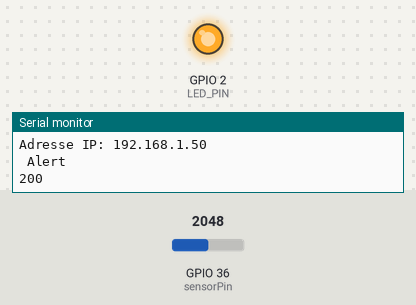
Recording of a sketch running on a simulated ESP32. Shown: output pins drawn as LEDs (lit = HIGH), the last lines printed to the serial monitor. The test bench sets the inputs (shaded band); at power-on: GPIO 36 (sensorPin) = 2048. WiFi joins after 1.5 s; servers stay silent unless stated; uploads are accepted with an empty reply.

Above: at 3.5 s.
3.6 s: GPIO 36 (sensorPin) set to 232
5.4 s: GPIO 36 (sensorPin) set to 207
At 6.8 s:
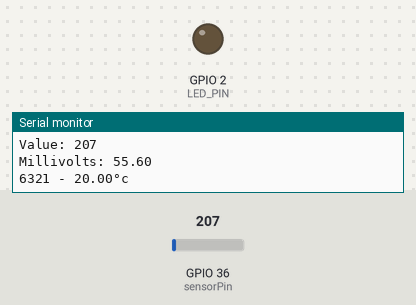
7.8 s: GPIO 36 (sensorPin) set to 491
At 9.5 s:
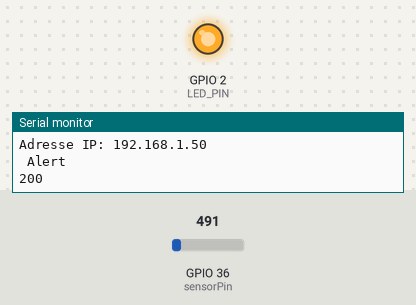
9.8 s: GPIO 36 (sensorPin) set to 160
At 11.8 s:
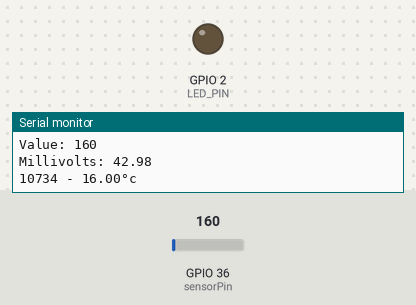
Timing chart, 0 to 13.2 s (numbered marks = the images above; inputs shaded):
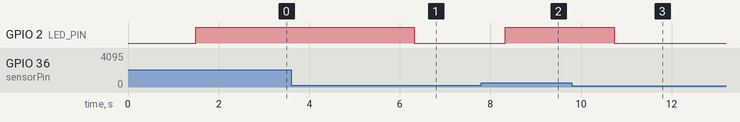

Measured:
- the behaviour switches between 220 and 219 on GPIO 36 (sensorPin) (found by bisection; images 0 and 1)
- after the input at 5.4 s, GPIO 2 (LED_PIN): HIGH → LOW after 0.92 s
- after the input at 7.8 s, GPIO 2 (LED_PIN): LOW → HIGH after 0.53 s
- after the input at 9.8 s, GPIO 2 (LED_PIN): HIGH → LOW after 0.93 s

The sketch:

lm35_1.ino
```cpp
#define sensorPin 36
#include <driver/adc.h>
#define LED_PIN 2
#define TIME_TO_SLEEP 5000 //time to sleep 1 min in the real system, here 5 sec for the demo
#define uS_TO_mS_FACTOR 1000ULL
#include <WiFi.h>
#include <ArduinoJson.h>
#include <HTTPClient.h>
#include <WiFi.h>
const char* ssid = "pocoSteve";      // Mettre votre SSID Wifi
const char* password = "steve1234";  // Mettre votre mot de passe Wifi

String message = "";

int time_wait = 100;
void setup() {
  // Begin serial communication at a baud rate of 115200:
  Serial.begin(115200);
  pinMode(LED_PIN, OUTPUT);
  esp_sleep_enable_timer_wakeup(TIME_TO_SLEEP * uS_TO_mS_FACTOR); // set up the time for light sleep mode
}
void loop() {

  adc1_config_width(ADC_WIDTH_BIT_12);
  // Configure attenuation of ADC1, Channel 0 to 11dB (full-scale voltage of 3.9V)
  adc1_config_channel_atten(ADC1_CHANNEL_0, ADC_ATTEN_DB_11);
  // Read the voltage on ADC1, Channel 0 (GPIO 36)
  int value = adc1_get_raw(ADC1_CHANNEL_0);
  // Print the read value (0-4095)
  Serial.println("Value: " + String(value));
  // Convert the read value to millivolt, using the full-scale configured with the attenuation (3.9V) and the number of bits (4095)
  float voltage = (float)value * 1100. / 4095.;
  //Caclculation of the temperture with lm35
  float temperature = value / 10;

  // Print the vaoltage in millivolts (0-3.9V)
  Serial.println("Millivolts: " + String(voltage));
  Serial.print(millis());
  Serial.print(" - ");
  Serial.print(temperature);
  Serial.println("°c\n");


  //if temp is above the limit then wait 5sec for next measure
  if (temperature > 21.0) {
    time_wait = 2000;
    //if temp stay above the limit then measure every 1sec then alert the user
    if (temperature >= 21) {


      Serial.println("\n");
      WiFi.begin(ssid, password);                // Initialisation avec WiFi.begin / ssid et password
      Serial.print("Attente de connexion ...");  // Message d'attente de connexion
      while (WiFi.status() != WL_CONNECTED)      // Test connexion

      {
        Serial.print(".");  // Affiche des points .... tant que connexion n'est pas OK
      }

      Serial.println("\n");
      Serial.println("Connexion etablie !");  // Affiche connexion établie
      Serial.print("Adresse IP: ");
      Serial.println(WiFi.localIP());
      digitalWrite(LED_PIN, HIGH);
      Serial.println(" Alert \n");
      message = 'Alert';
      sendDataLm35(temperature);

      time_wait = 1000;
    }

  }
  //if temp is under the limit measure only every 5 sec
  else {
    digitalWrite(LED_PIN, LOW);
    //time_wait = 5000;
    esp_light_sleep_start();
  }

  delay(time_wait);  // time to wait  between readings
}

void sendDataLm35(float temperature) {
  if ((WiFi.status() == WL_CONNECTED)) {  //Check the current connection status

    HTTPClient http;

    http.begin("192.168.40.161", 8080);  //Specify the URL and certificate
    http.addHeader("Content-Type", "application/json");

    StaticJsonDocument<200> doc;
    StaticJsonDocument<200> lm35;

    // Add values in the document
    //
    doc["temperature"] = temperature;
    doc["message"] = "Alert";
    doc["type"] = "lm35";
    lm35["sensor"] = doc;

    String requestBody;
    serializeJson(lm35, requestBody);

    int httpResponseCode = http.POST(requestBody);

    if (httpResponseCode > 0) {

      String response = http.getString();

      Serial.println(httpResponseCode);
      Serial.println(response);

    } else {

      //   Serial.printf("Error occurred while sending HTTP POST: %s\n", http.errorToString(statusCode).c_str());
    }
    //http.end(); //Free the resources
  }

}
```
